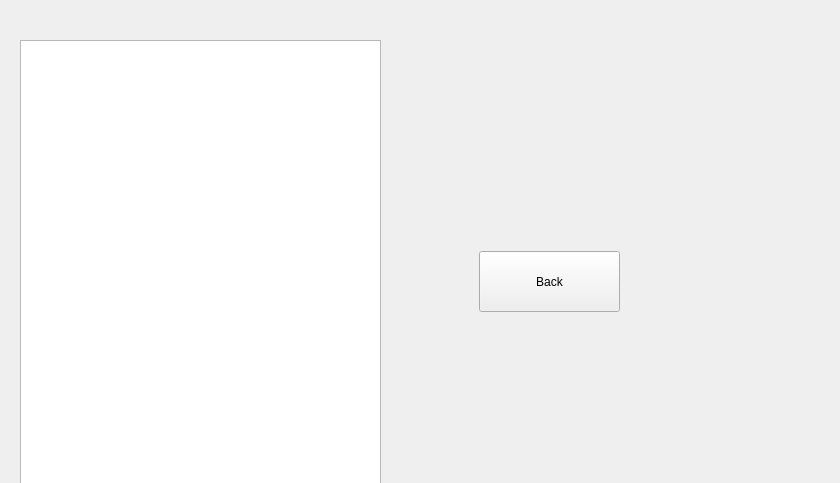
<?xml version="1.0" encoding="UTF-8"?>
<ui version="4.0">
 <class>TrackView</class>
 <widget class="QWidget" name="TrackView">
  <property name="geometry">
   <rect>
    <x>0</x>
    <y>0</y>
    <width>840</width>
    <height>483</height>
   </rect>
  </property>
  <property name="windowTitle">
   <string>Form</string>
  </property>
  <widget class="QListView" name="trackView">
   <property name="geometry">
    <rect>
     <x>20</x>
     <y>40</y>
     <width>361</width>
     <height>471</height>
    </rect>
   </property>
   <property name="editTriggers">
    <set>QAbstractItemView::EditTrigger::NoEditTriggers</set>
   </property>
   <property name="dragEnabled">
    <bool>true</bool>
   </property>
   <property name="dragDropOverwriteMode">
    <bool>true</bool>
   </property>
   <property name="alternatingRowColors">
    <bool>true</bool>
   </property>
   <property name="isWrapping" stdset="0">
    <bool>false</bool>
   </property>
   <property name="uniformItemSizes">
    <bool>false</bool>
   </property>
   <property name="wordWrap">
    <bool>false</bool>
   </property>
   <property name="selectionRectVisible">
    <bool>false</bool>
   </property>
  </widget>
  <widget class="QPushButton" name="backButton">
   <property name="geometry">
    <rect>
     <x>479</x>
     <y>251</y>
     <width>141</width>
     <height>61</height>
    </rect>
   </property>
   <property name="text">
    <string>Back</string>
   </property>
  </widget>
 </widget>
 <resources/>
 <connections/>
</ui>
